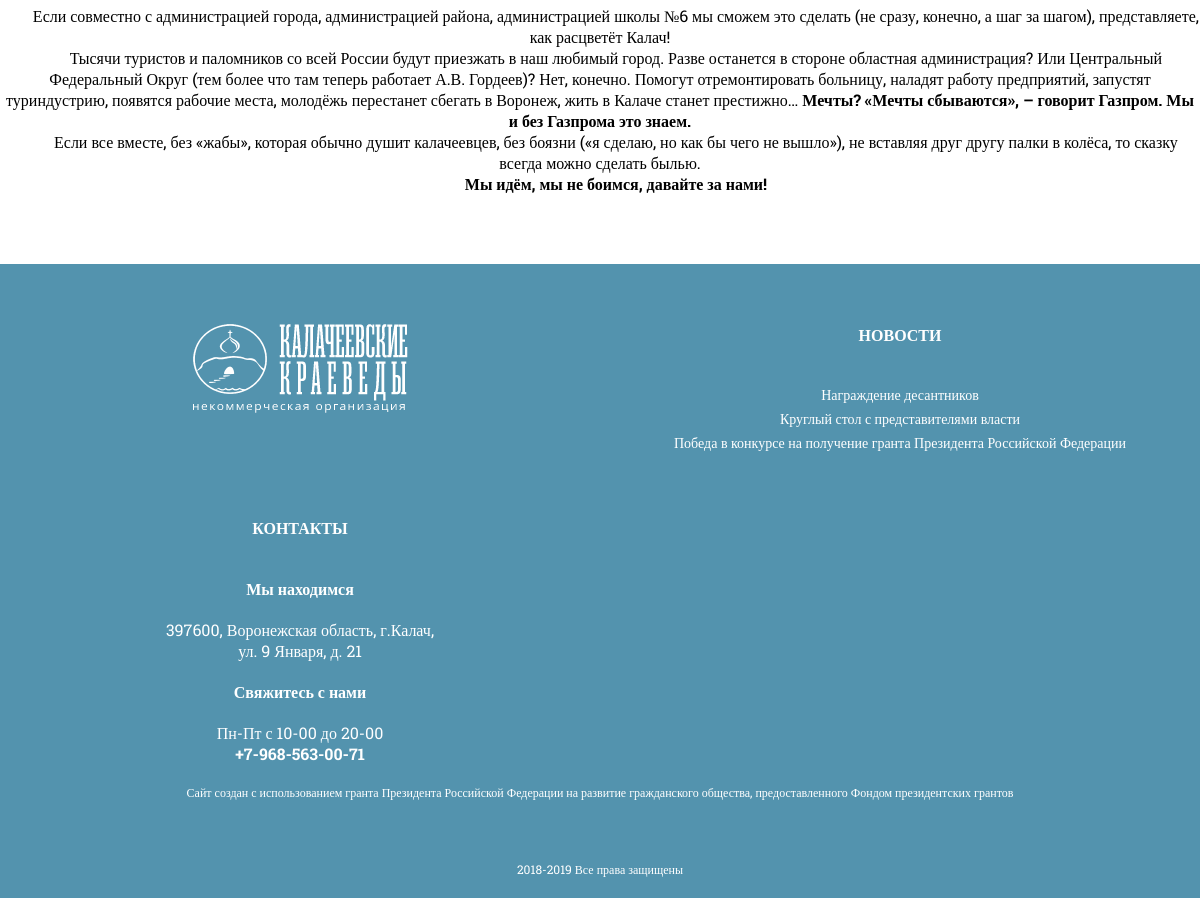
The app's page /o-nas (lower part), older data.
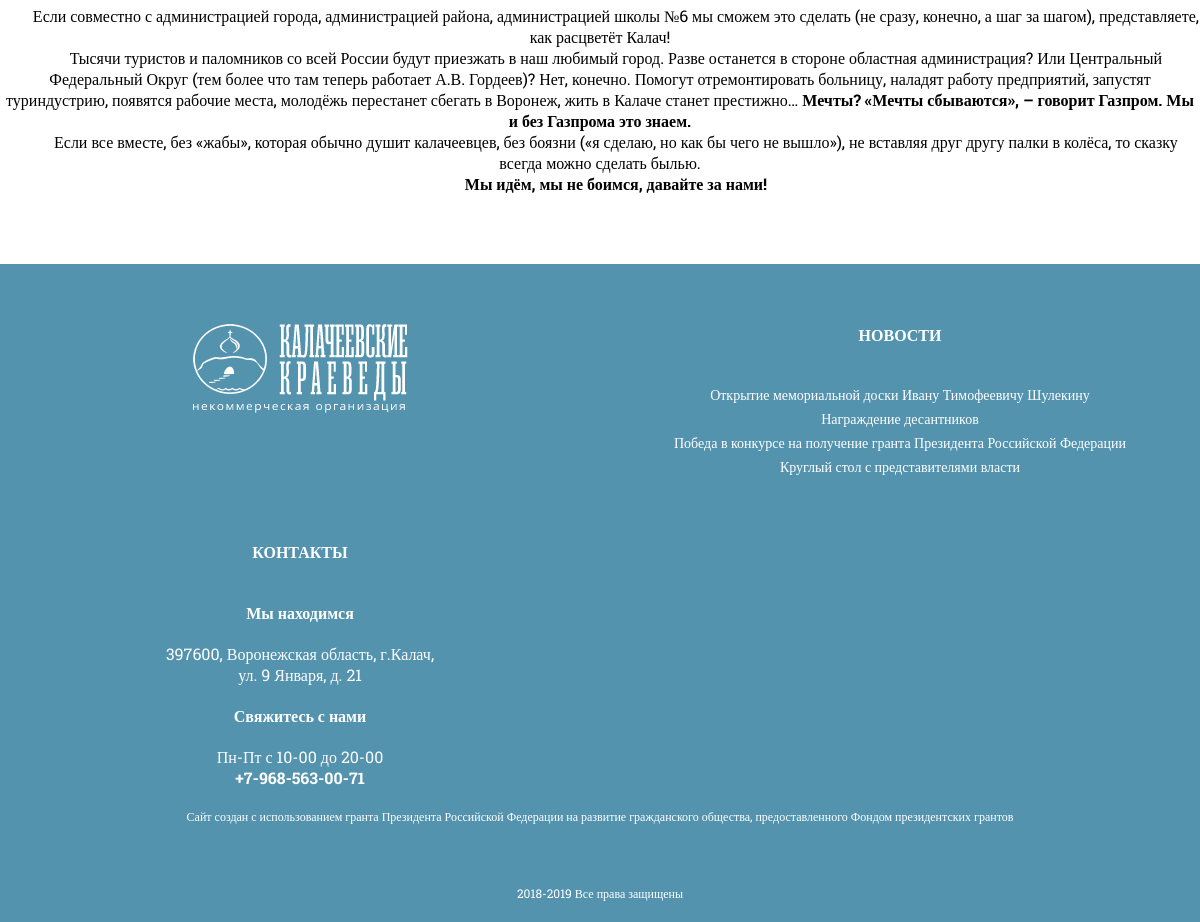
The same page, newer data.
### app/models.py (models this page shows, shortened)
class News(models.Model):
    url = models.CharField(max_length=255, verbose_name="URL",default="",blank=True)
    name = models.CharField(max_length=255, verbose_name="Название")
    date = models.DateTimeField( verbose_name="Дата")
    text = models.TextField(verbose_name="Текст")
    short_text = models.CharField(max_length=255,verbose_name="Текст на главную", default="")
    class Meta:
        verbose_name = 'Новость'
        verbose_name_plural = 'Новости и статьи'

### app/views.py (the view)
# urls.py: url(r'^o-nas', aboutUs),
def aboutUs(request):
    news_f = News.objects.all().order_by("-date")[:6]
    return render(request, 'app/aboutUs.html', {'footer_news':news_f})

### app/templates/app/aboutUs.html (shortened to what this page needs)
{% extends 'app/services/template.html' %}
{% load staticfiles %}
{% block headInner %}
    <link href="http://cdnjs.cloudflare.com/ajax/libs/fotorama/4.6.4/fotorama.css" rel="stylesheet">
{% endblock headInner %}
{% block contentInner %}
    <article class="content">
        <div class="textBlock10">
            &nbsp;&nbsp;&nbsp;&nbsp;&nbsp;&nbsp;&nbsp;&nbsp;Если совместно с администрацией города, администрацией района, администрацией школы №6 мы сможем это сделать (не сразу, конечно, а шаг за шагом), представляете, как расцветёт Калач!
        </div>
        <div class="textBlock10">
            &nbsp;&nbsp;&nbsp;&nbsp;&nbsp;&nbsp;&nbsp;&nbsp;Тысячи туристов и паломников со всей России будут приезжать в наш любимый город. Разве останется в стороне областная администрация? Или Центральный Федеральный Округ (тем более что там теперь работает А.В. Гордеев)? Нет, конечно. Помогут отремонтировать больницу, наладят работу предприятий, запустят туриндустрию, появятся рабочие места, молодёжь перестанет сбегать в Воронеж, жить в Калаче станет престижно… <b>Мечты? «Мечты сбываются», – говорит Газпром. Мы и без Газпрома это знаем.</b>
        </div>
        <div class="textBlock10">
        	&nbsp;&nbsp;&nbsp;&nbsp;&nbsp;&nbsp;&nbsp;&nbsp;Если все вместе, без «жабы», которая обычно душит калачеевцев, без боязни («я сделаю, но как бы чего не вышло»), не вставляя друг другу палки в колёса, то сказку всегда можно сделать былью.
        </div>
        <div class="textBlock10 textcenter">
        	&nbsp;&nbsp;&nbsp;&nbsp;&nbsp;&nbsp;&nbsp;&nbsp;<b>Мы идём, мы не боимся, давайте за нами!</b>
        </div>
     </article>
{% endblock contentInner %}

### app/templates/app/mainTemplate.html (shortened to what this page needs)
﻿{% load staticfiles %}
<!DOCTYPE html>
<html lang="ru">
<head>
    <link rel="stylesheet" href="{% static 'css/template.css' %}">
    <link rel="stylesheet" href="{% static 'css/slider.css' %}">
    {% block head %}
    {% endblock %}
</head>
<body>
    {% block content %}
    {% endblock %}
<footer class="cw">
    <div class="content mb0 ">
        <div class="oh">
            <div class="col3">
                <a href="/">
                    <img class="mt60 mb40" alt="Логотип" src="{% static 'images/template/logo2.png' %}"/>
                </a>
            </div>
            <div class="col3">
                <p class="mt60 mb40"><b>НОВОСТИ</b></p>
                {% for news_item in footer_news %}
                    <a class="db fs14 pb5 htdu" href="/novosti-i-stati/{{ news_item.url }}">{{ news_item.name }}</a>
                {% endfor %}
            </div>
            <div class="col3">
                <p class="mt60 mb40"><b>КОНТАКТЫ</b></p>
                <p style="clear:both;" class="fwb">Мы находимся</p>
                <div class="pv20">397600, Воронежская область, г.Калач, <br>ул. 9 Января, д. 21</div>
                <p><b>Свяжитесь с нами</b></p>
                <div class="pv20">
                    <p class="">Пн-Пт с 10-00 до 20-00</p>
                    <p class=""><b>+7-968-563-00-71</b></p>
                </div>
            </div>
        </div>
        <div class="fs12 oh">
            <p class="col2">Сайт создан с использованием гранта Президента Российской Федерации на развитие гражданского общества, предоставленного Фондом президентских грантов</p>
        </div>
        <div class="fs12 oh mt60 pb20">
            <p class="col2">2018-2019 Все права защищены</p>
        </div>
    </div>
</footer>
</body>

Row changes from the older to the newer data that the page shows:
added News: name "Открытие мемориальной доски Ивану Тимофеевичу Шулекину"
shown differently, row unchanged: News "Победа в конкурсе на получение гранта Президента Российской Федерации": moves up the list
